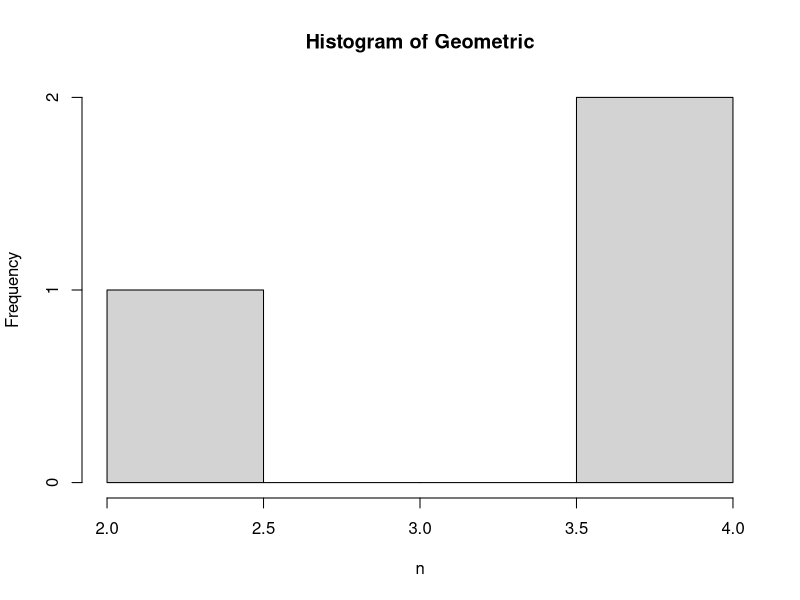

Reproduce this figure in R.
#Soal 1
#A
survei = 0.20
n = 3
dgeom(x = n, prob = survei)

#B
mean(rgeom(n = 10000, prob = survei) == 3)

#C

#D
hist(rgeom(n,survei),main="Histogram of Geometric",xlab="n")

#E
survei = 0.2
mean = 1/survei
mean
varian = (1-survei)/survei^2
varian